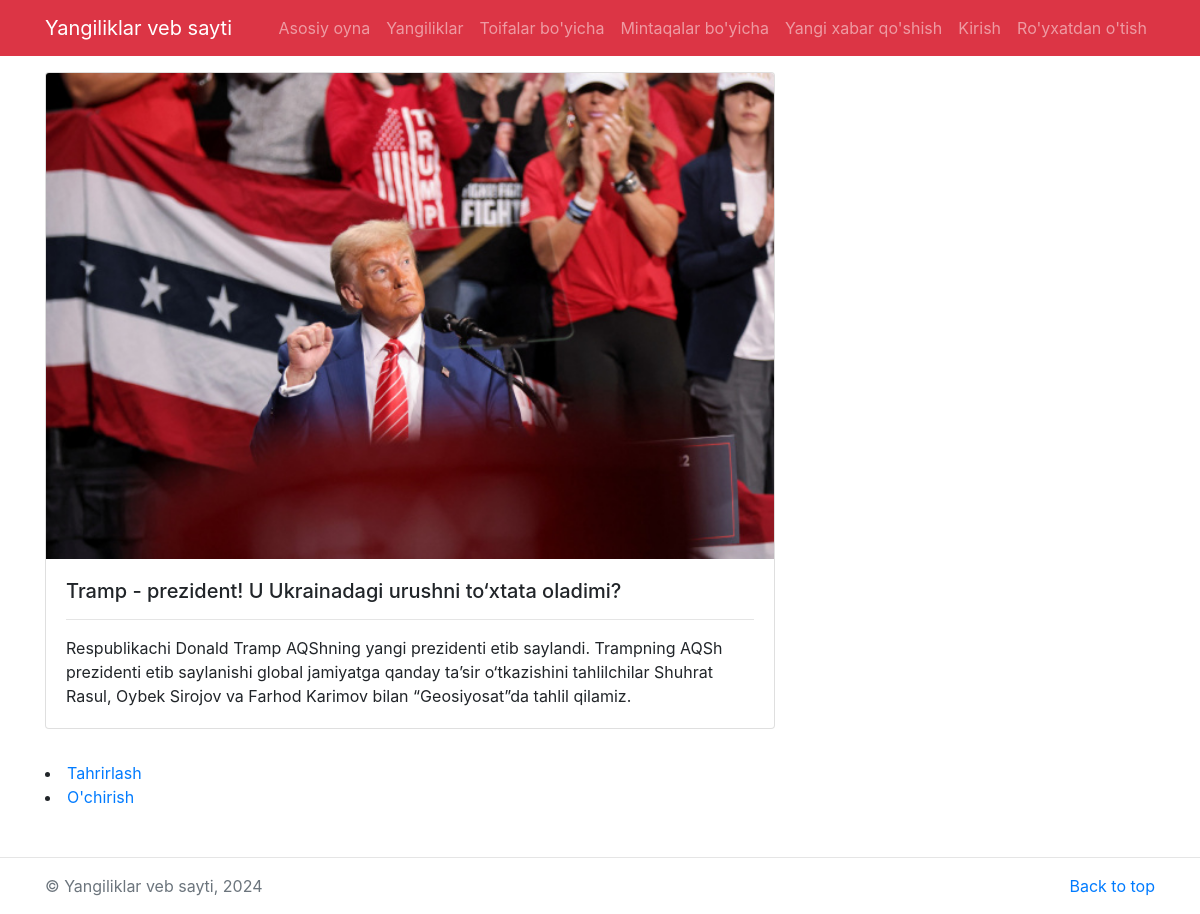
Page /detail/13 on the committed database.
### news/models.py (models this page shows, shortened)
class New(models.Model):
    category = models.ForeignKey(Category, on_delete=models.CASCADE)
    region = models.ForeignKey(Region, on_delete=models.CASCADE, blank=True, null=True)
    title = models.CharField(max_length=300)
    text = models.TextField()
    image = models.ImageField(upload_to='images/')
    date = models.DateField(auto_now=True)
    author = models.ForeignKey('auth.User', on_delete=models.CASCADE)

### news/views.py (the view)
# urls.py: path('detail/<int:id>', detail, name='detail'),
def detail(request, id):
    news = New.objects.get(id=id)
    category = Category.objects.get(id=news.category.id)
    rel_news = New.objects.filter(category=category).exclude(id=id)
    context = {
        'news': news,
        'category': category,
        'rel_news': rel_news
    }
    return render(request, 'detail.html', context)

### templates/detail.html
{% extends 'base.html' %}
{% block content%}
<main class="container mt-3 mb-5">
	<div class="row my-3">
		<div class="col-md-8">
			<div class="card mb-3">
                 <img src="/media/{{news.image}}" class="card-img-top" alt="{{news.title}}">
			  <div class="card-body">
			    <h5 class="card-title">{{news.title}}</h5>
			    <hr/>
			    <p class="card-text">{{news.text}}</p>
			  </div>
			</div>
			</div>
		</div>
		<li><a href="{% url 'edit_post' news.pk %}"> Tahrirlash </a></li>
		<li><a href="{% url 'delete_post' news.pk %}"> O'chirish </a></li>
</main>
{% endblock%}

### rows in the picture
New: image (picture), title "Tramp - prezident! U Ukrainadagi urushni to‘xtata oladimi?", text "Respublikachi Donald Tramp AQShning yangi prezidenti etib saylandi. Trampning AQSh prezidenti etib saylanishi global jamiyatga qanday ta’sir o‘tkazishini tahlilchilar Shuhrat Rasul, Oybek Sirojov va Farhod Karimov bilan “Geosiyosat”da tahlil qilamiz."
